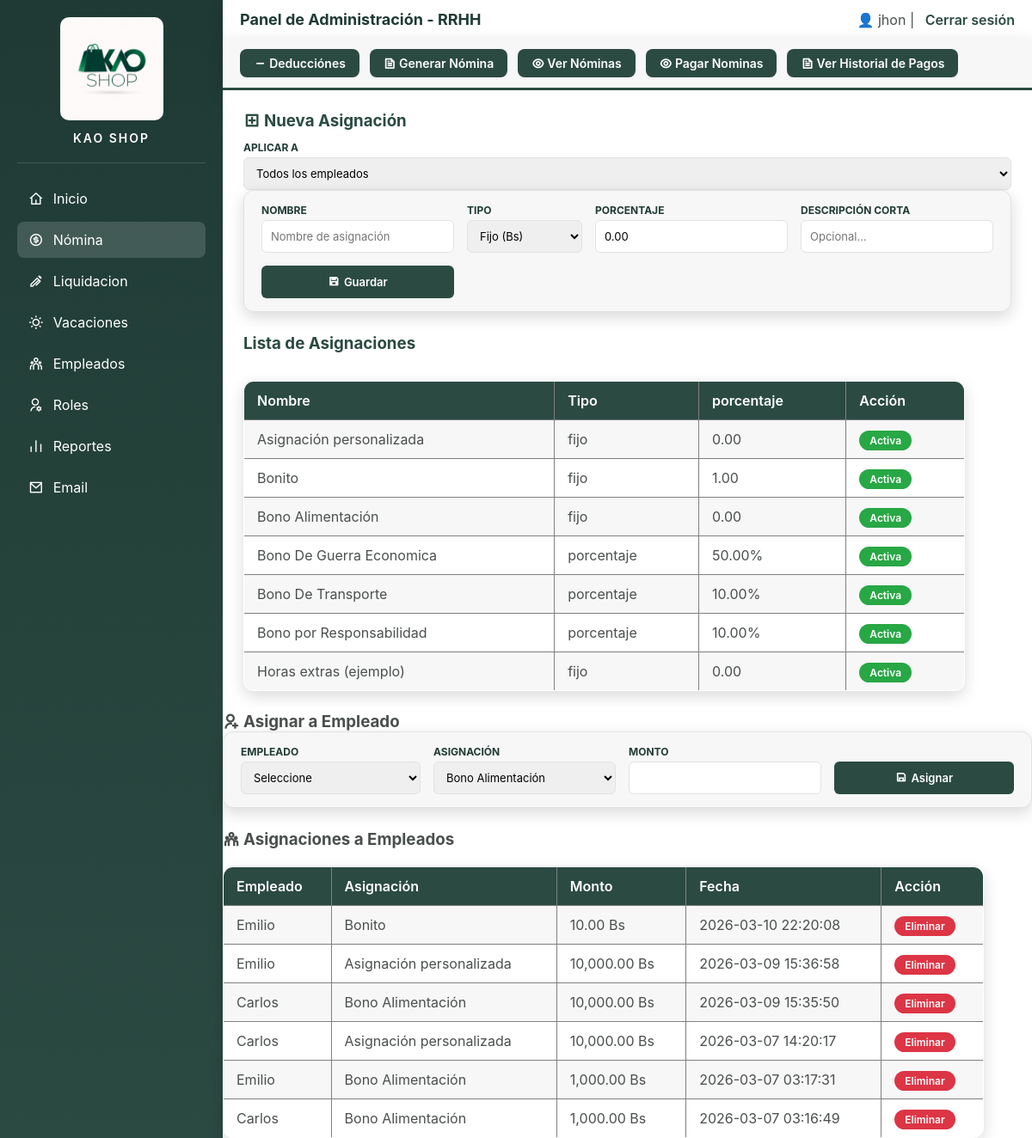
Page /PHP/asignaciones.php (signed in) on the committed database.
### tables this page shows
CREATE TABLE `tipo_asignacion` (
  `id_asignacion` int(11) NOT NULL,
  `nombre` varchar(100) NOT NULL,
  `tipo` enum('fijo','porcentaje') NOT NULL DEFAULT 'fijo',
  `porcentaje` decimal(10,2) NOT NULL DEFAULT 0.00,
  `descripcion` text DEFAULT NULL,
  `aplica_a` varchar(20) DEFAULT 'todos',
  `activo` tinyint(1) NOT NULL DEFAULT 1
);

CREATE TABLE `asignacion_empleado` (
  `id_asig_emp` int(11) NOT NULL,
  `empleado_id` int(11) NOT NULL,
  `id_asignacion` int(11) DEFAULT NULL,
  `monto` decimal(10,2) NOT NULL,
  `activa` tinyint(1) DEFAULT 1,
  `creada_en` timestamp NOT NULL DEFAULT current_timestamp()
);

CREATE TABLE `empleados` (
  `id` int(11) NOT NULL,
  `cedula` varchar(20) NOT NULL,
  `nombre` varchar(100) NOT NULL,
  `apellido` varchar(100) NOT NULL,
  `direccion` text DEFAULT NULL,
  `telefono` varchar(20) DEFAULT NULL,
  `email` varchar(100) DEFAULT NULL,
  `fecha_ingreso` date NOT NULL,
  `salario_base` decimal(10,2) NOT NULL,
  `estado` enum('activo','inactivo') DEFAULT 'activo'
);

### PHP/asignaciones.php (the view, shortened to what this page needs)
<?php
include("db.php");
$res = mysqli_query($conexion, "SELECT * FROM tipo_asignacion ORDER BY activo DESC, nombre ASC");
$asignaciones_emp = mysqli_query($conexion, "
    SELECT
    ae.id_asig_emp,
    e.nombre AS empleado,
    ta.nombre AS asignacion,
    ae.monto,
    ae.creada_en
    FROM asignacion_empleado ae
    JOIN empleados e
    ON e.id = ae.empleado_id
    JOIN tipo_asignacion ta
    ON ta.id_asignacion = ae.id_asignacion
    WHERE ae.activa = 1
    ORDER BY ae.creada_en DESC
    ");
?>
<!DOCTYPE html>
<html lang="es">
<head>
<link rel="stylesheet" href="../css/asignaciones.css">
<link href="https://cdn.jsdelivr.net/npm/remixicon@4.2.0/fonts/remixicon.css" rel="stylesheet">
</head>
<body>
<aside class="sidebar">
<div class="sidebar-header">
    <img src="../img/logo.png" alt="Logo" class="logo">
    <h3 class="system-title">KAO SHOP</h3>
</div>
    <a href="administrador.php" >
        <i class="ri-home-4-line"></i> Inicio
    </a>
    <a href="nomina.php"class="active">
        <i class="ri-money-dollar-circle-line"></i> Nómina
    </a>
    <a href="liquidacion.php"><i class="ri-ball-pen-line"></i>Liquidacion</a>
    <a href="vacaciones.php">  <i class="ri-sun-line"></i></i> Vacaciones</a>
    <a href="listar_empleados.php">
        <i class="ri-team-line"></i> Empleados
    </a>
    <a href="listar_usuario.php">
        <i class="ri-user-settings-line"></i> Roles
    </a>
    <a href="reportes.php">
        <i class="ri-bar-chart-line"></i> Reportes
    </a>
    <a href="contactar.php">
      <i class="ri-mail-line"></i> Email
    </a>
</aside>
<div class="main">
    <header>
        <h2>Panel de Administración - RRHH</h2>
        <div>
            <span>👤 <?php echo $_SESSION['usuario']; ?></span> |
            <a href="cerrar_sesion.php">Cerrar sesión</a>
        </div>
    </header>
    <div class="top-menu">
       <a href="deducciones.php" class="top-button"><i class="ri-subtract-line"></i> Deducciónes</a>
       <a href="generar_nomina.php" class="top-button"><i class="ri-file-text-line"></i> Generar Nómina</a>
       <a href="ver_nomina.php" class="top-button"><i class="ri-eye-line"></i> Ver Nóminas</a>
       <a href="pagar_nomina.php" class="top-button"><i class="ri-eye-line"></i> Pagar Nominas</a>
        <a href="historial_pagos.php" class="top-button"><i class="ri-file-text-line"></i> Ver Historial de Pagos</a>
    </div>
 <div class="contenido">
    <h3><i class="ri-add-box-line"></i> Nueva Asignación</h3>
    <div class="form-group-compact">
    <label>Aplicar a</label>
    <select name="aplica_a">
      <option value="todos">Todos los empleados</option>
    </select>
    <div class="form-container-compact">
        <form method="post" class="form-grid">
            <div class="form-group-compact">
                <label>Nombre</label>
                <input type="text" name="nombre" placeholder="Nombre de asignación" required>
            </div>
            <div class="form-group-compact">
                <label>Tipo</label>
                <select name="tipo">
                    <option value="fijo">Fijo (Bs)</option>
                </select>
            </div>
            <div class="form-group-compact">
                <label>Porcentaje</label>
                <input type="number" name="porcentaje" step="0.01" value="0.00" required>
            </div>
            <div class="form-group-compact">
                <label>Descripción corta</label>
                <input type="text" name="descripcion" placeholder="Opcional...">
            </div>
            <button type="submit" class="btn-guardar-compact" style="grid-column: span 1;">
                <i class="ri-save-3-line"></i> Guardar
            </button>
        </form>
    </div>
    <h3>Lista de Asignaciones</h3>
    <table border="1" cellpadding="5">
<tr><th>Nombre</th><th>Tipo</th><th>porcentaje</th><th>Acción</th></tr>
<?php while($d = mysqli_fetch_assoc($res)) {
    $activo  = $d['activo'];
    $btn_txt = $activo ? 'Activa' : 'Inactiva';
    $btn_col = $activo ? '#28a745' : '#dc3545';
    $btn_acc = $activo ? '¿Desactivar esta asignación?' : '¿Reactivar esta asignación?';
?>
<tr>
  <td><?= htmlspecialchars($d['nombre']) ?></td>
  <td><?= $d['tipo'] ?></td>
  <td><?= number_format($d['porcentaje'],2) ?><?= $d['tipo']=='porcentaje' ? '%' : '' ?></td>
  <td>
    <a href="toggle_asignacion.php?id=<?= $d['id_asignacion'] ?>"
       onclick="return confirm('<?= $btn_acc ?>')"
       style="background:<?= $btn_col ?>; color:white; padding:4px 12px;
              border-radius:20px; font-size:12px; font-weight:600;
              text-decoration:none;">
       <?= $btn_txt ?>
    </a>
  </td>
</tr>
<?php } ?>
</table>
    </div>
</div>
<h3><i class="ri-user-add-line"></i> Asignar a Empleado</h3>
<div class="form-container-compact">
    <form method="post" action="guardar_asignacion_empleado.php" class="form-grid">
    <div class="form-group-compact">
    <label>Empleado</label>
    <select name="empleado_id" required>
    <option value="">Seleccione</option>
    </select>
    </div>
    <div class="form-group-compact">
    <label>Asignación</label>
    <select name="asignacion_id" id="asignacion_select" required>
    <?php
    $res2 = mysqli_query($conexion,"SELECT * FROM tipo_asignacion");
    while($as = mysqli_fetch_assoc($res2)){
    ?>
    <option
            value="<?= $as['id_asignacion'] ?>"
            data-tipo="<?= $as['tipo'] ?>"
            >
            <?= htmlspecialchars($as['nombre']) ?>
    </option>
    <?php } ?>
    </select>
    </div>
    <div class="form-group-compact" id="campo_monto">
        <label>Monto</label>
        <input type="number" step="0.01" name="monto">
    </div>
    <button type="submit" class="btn-guardar-compact">
    <i class="ri-save-line"></i> Asignar
    </button>
    </form>
</div>
    <h3><i class="ri-team-line"></i> Asignaciones a Empleados</h3>
            <table border="1" cellpadding="5">
            <tr>
            <th>Empleado</th>
            <th>Asignación</th>
            <th>Monto</th>
            <th>Fecha</th>
            <th>Acción</th>
            </tr>
            <?php while($a = mysqli_fetch_assoc($asignaciones_emp)) { ?>
            <tr>
            <td><?= htmlspecialchars($a['empleado']) ?></td>
            <td><?= htmlspecialchars($a['asignacion']) ?></td>
            <td><?= number_format($a['monto'],2) ?> Bs</td>
            <td><?= $a['creada_en'] ?></td>
            <td>
            <a href="eliminar_asignacion_empleado.php?id=<?= $a['id_asig_emp'] ?>"
            onclick="return confirm('¿Desactivar esta asignación al empleado?')"
            style="background:#dc3545; color:white; padding:4px 12px;
                    border-radius:20px; font-size:12px; font-weight:600;
                    text-decoration:none;">
            Eliminar
            </a>
            </td>
            </tr>
            <?php } ?>
            </table>
</div>
</body>
</html>

### css/asignaciones.css (style rules this page uses)
:root { --green-dark: #1f3a34; --green-mid: #2b4a42; --green-hover: #3f6f61; --white: #ffffff; --white-soft: #f7f7f7; --gray-light-text: #4a4f4e; --card-border: #e2e2e2; --shadow: 0 6px 18px rgba(0,0,0,0.15); --radius: 12px; --sidebar-width: 260px; }
.sidebar-header { text-align:center; padding-bottom:20px; margin-bottom:20px; border-bottom:1px solid rgba(255,255,255,0.15); }
.logo { width:120px; height:auto; border-radius:10px; margin-bottom:8px; }
.system-title { font-size:14px; letter-spacing:2px; font-weight:600; }
* { box-sizing:border-box; margin:0; padding:0; font-family:Inter, Arial, sans-serif; }
body { display:flex; min-height:100vh; background:var(--white); color:var(--gray-light-text); }
.sidebar { width:260px; background:linear-gradient(180deg,#1f3a34,#2b4a42); padding:20px; color:white; display:flex; flex-direction:column; box-shadow:4px 0 15px rgba(0,0,0,0.25); }
.sidebar a { display:flex; align-items:center; gap:11px; padding:11px 13px; margin-bottom:6px; color:white; text-decoration:none; border-radius:8px; transition:0.3s; font-size:16px; }
.sidebar i { font-size:17px; }
.sidebar a.active { background:rgba(255,255,255,0.15); }
.sidebar a.active::before { content:""; position:absolute; left:-10px; top:50%; transform:translateY(-50%); width:6px; height:28px; background:white; border-radius:4px; }
.main { flex:1; display:flex; flex-direction:column; background: var(--white); }
header { background:var(--white); padding:12px 20px; display:flex; justify-content:space-between; align-items:center; box-shadow:var(--shadow); }
header h2 { font-size:18px; color:var(--green-dark); }
header a { color:var(--green-mid); text-decoration:none; font-weight:600; margin-left:8px; }
.top-menu { background:var(--white-soft); padding:12px 20px; display:flex; gap:12px; box-shadow:var(--shadow); border-bottom:3px solid var(--green-mid); flex-wrap:wrap; }
.top-button { padding:8px 16px; background:var(--green-mid); color:white; border-radius:8px; text-decoration:none; font-size:14px; font-weight:600; transition:0.2s; }
.contenido { padding:24px; flex:1; background:var(--white); }
.contenido h3 { margin-bottom:12px; color:var(--green-mid); }
table { width:94%; border-collapse:collapse; background:var(--white); border-radius:var(--radius); box-shadow:var(--shadow); overflow:hidden; margin-top:20px; }
table th, table td { padding:12px 15px; text-align:left; }
table th { background:var(--green-mid); color:white; font-weight:600; }
table tr:nth-child(even) { background:var(--white-soft); }
.form-container-compact { background: var(--white-soft); padding: 15px 20px; border-radius: var(--radius); box-shadow: var(--shadow); border: 1px solid var(--card-border); margin-bottom: 25px; }
.form-grid { display: grid; grid-template-columns: 2fr 1fr 1fr 2fr; gap: 15px; align-items: end; }
.form-group-compact { display: flex; flex-direction: column; }
.form-group-compact label { font-weight: 700; color: var(--green-dark); margin-bottom: 4px; font-size: 12px; text-transform: uppercase; }
.form-group-compact input, .form-group-compact select, .form-group-compact textarea { padding: 8px 10px; border: 1px solid var(--card-border); border-radius: 6px; font-size: 13px; outline: none; height: 38px; }
.btn-guardar-compact { background: var(--green-mid); color: white; height: 38px; border: none; border-radius: 6px; font-weight: 600; font-size: 13px; cursor: pointer; transition: 0.2s; display: flex; align-items: center; justify-content: center; gap: 5px; }

### rows in the picture
tipo_asignacion: nombre "Asignación personalizada", tipo "fijo", porcentaje "0.00", activo "Activa"
tipo_asignacion: nombre "Bonito", tipo "fijo", porcentaje "1.00", activo "Activa"
tipo_asignacion: nombre "Bono Alimentación", tipo "fijo", porcentaje "0.00", activo "Activa"
tipo_asignacion: nombre "Bono De Guerra Economica", tipo "porcentaje", porcentaje "50.00", activo "Activa"
tipo_asignacion: nombre "Bono De Transporte", tipo "porcentaje", porcentaje "10.00", activo "Activa"
tipo_asignacion: nombre "Bono por Responsabilidad", tipo "porcentaje", porcentaje "10.00", activo "Activa"
tipo_asignacion: nombre "Horas extras (ejemplo)", tipo "fijo", porcentaje "0.00", activo "Activa"
asignacion_empleado: empleado.nombre "Emilio", id_asignacion.nombre "Bonito", monto "10.00", creada_en "2026-03-10 22:20:08"
asignacion_empleado: empleado.nombre "Emilio", id_asignacion.nombre "Asignación personalizada", monto "10,000.00", creada_en "2026-03-09 15:36:58"
asignacion_empleado: empleado.nombre "Carlos", id_asignacion.nombre "Bono Alimentación", monto "10,000.00", creada_en "2026-03-09 15:35:50"
asignacion_empleado: empleado.nombre "Carlos", id_asignacion.nombre "Asignación personalizada", monto "10,000.00", creada_en "2026-03-07 14:20:17"
asignacion_empleado: empleado.nombre "Emilio", id_asignacion.nombre "Bono Alimentación", monto "1,000.00", creada_en "2026-03-07 03:17:31"
asignacion_empleado: empleado.nombre "Carlos", id_asignacion.nombre "Bono Alimentación", monto "1,000.00", creada_en "2026-03-07 03:16:49"

### other values in the picture
$_SESSION['usuario'] "jhon"
form field asignacion_id "Bono Alimentación"
